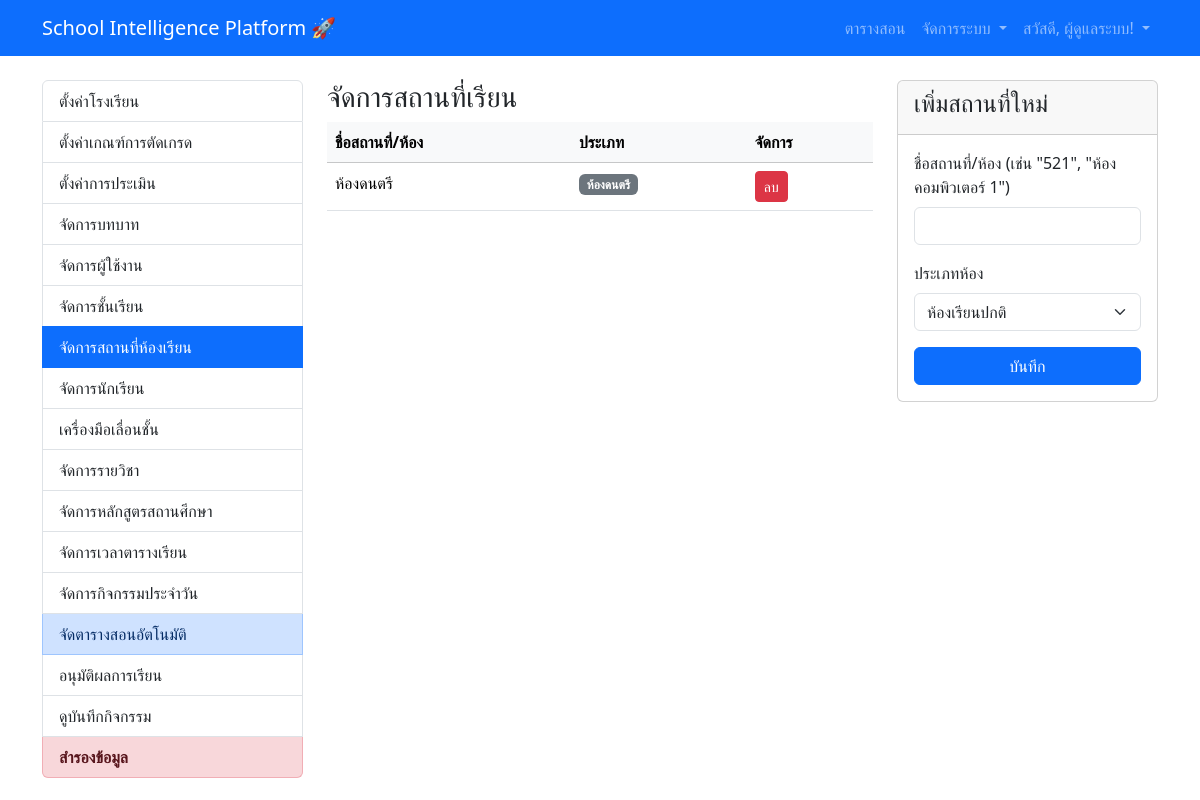
/admin/rooms (signed in), run on the app's committed database.
### V1.0/app/models.py (models this page shows, shortened)
class User(UserMixin, db.Model):
    id = db.Column(db.Integer, primary_key=True)
    username = db.Column(db.String(64), index=True, unique=True)
    password_hash = db.Column(db.String(256))
    full_name = db.Column(db.String(120))
    status = db.Column(db.String(50), default='Active')
    department = db.Column(db.String(120), index=True)
    max_periods_per_day = db.Column(db.Integer)
    max_periods_per_week = db.Column(db.Integer)
    roles = db.relationship('Role', secondary=user_roles, lazy='subquery',
                            backref=db.backref('users', lazy=True))
    activity_logs = db.relationship('ActivityLog', backref='user', lazy='dynamic')
    courses_taught = db.relationship('Course', backref='teacher', lazy='dynamic')
    advised_class_groups = db.relationship('ClassGroup', secondary=class_group_advisors, back_populates='advisors')

class Room(db.Model):
    id = db.Column(db.Integer, primary_key=True)
    name = db.Column(db.String(100), unique=True, nullable=False)
    room_type = db.Column(db.String(50), default='ห้องเรียนปกติ', index=True)
    courses = db.relationship('Course', back_populates='room')

### V1.0/app/admin/routes.py (the view)
@bp.route('/rooms', methods=['GET', 'POST'])
@login_required
@admin_required
def manage_rooms():
    form = RoomForm()
    if form.validate_on_submit():
        new_room = Room(name=form.name.data, room_type=form.room_type.data)
        db.session.add(new_room)
        db.session.commit()
        flash('เพิ่มสถานที่ใหม่เรียบร้อยแล้ว')
        return redirect(url_for('admin.manage_rooms'))
    rooms = Room.query.order_by('name').all()
    return render_template('admin/manage_rooms.html',
                           title='จัดการสถานที่เรียน',
                           form=form,
                           rooms=rooms)

### V1.0/app/forms.py
class RoomForm(FlaskForm):
    name = StringField('ชื่อสถานที่/ห้อง (เช่น "521", "ห้องคอมพิวเตอร์ 1")', validators=[DataRequired()])
    room_type = SelectField('ประเภทห้อง', choices=[
        ('ห้องเรียนปกติ', 'ห้องเรียนปกติ'),
        ('ห้องปฏิบัติการวิทยาศาสตร์', 'ห้องปฏิบัติการวิทยาศาสตร์'),
        ('ห้องคอมพิวเตอร์', 'ห้องคอมพิวเตอร์'),
        ('ห้องดนตรี', 'ห้องดนตรี'),
        ('ห้องศิลปะ', 'ห้องศิลปะ')
    ], validators=[DataRequired()])
    submit = SubmitField('บันทึก')

### V1.0/app/templates/admin/manage_rooms.html (shortened to what this page needs)
{% extends "base.html" %}
{% block content %}
<div class="row">
    <div class="col-md-3">
        {% include 'admin/_admin_menu.html' %}
    </div>
    <div class="col-md-9">
        <div class="row">
            <div class="col-md-8">
                <h3>จัดการสถานที่เรียน</h3>
                <table class="table table-hover">
                    <thead class="table-light">
                        <tr><th>ชื่อสถานที่/ห้อง</th><th>ประเภท</th><th>จัดการ</th></tr>
                    </thead>
                    <tbody>
                        {% for room in rooms %}
                        <tr>
                            <td>{{ room.name }}</td>
                            <td><span class="badge bg-secondary">{{ room.room_type }}</span></td>
                            <td>
                                <form action="{{ url_for('admin.delete_room', id=room.id) }}" method="POST" onsubmit="return confirm('ท่านแน่ใจหรือไม่ว่าต้องการลบสถานที่นี้?');">
                                    <button type="submit" class="btn btn-danger btn-sm">ลบ</button>
                                </form>
                            </td>
                        </tr>
                        {% endfor %}
                    </tbody>
                </table>
            </div>
            <div class="col-md-4">
                <div class="card">
                    <div class="card-header"><h4>เพิ่มสถานที่ใหม่</h4></div>
                    <div class="card-body">
                        <form method="POST">
                            <div class="mb-3">{{ form.name.label(class="form-label") }}{{ form.name(class="form-control") }}</div>
                            <div class="mb-3">{{ form.room_type.label(class="form-label") }}{{ form.room_type(class="form-select") }}</div>
                            {{ form.submit(class="btn btn-primary w-100") }}
                        </form>
                    </div>
                </div>
            </div>
        </div>
    </div>
</div>
{% endblock %}

### V1.0/app/templates/base.html (shortened to what this page needs)
<!doctype html>
<html lang="th">
<head>
    <link href="https://cdn.jsdelivr.net/npm/bootstrap@5.3.3/dist/css/bootstrap.min.css" rel="stylesheet">
</head>
<body>
    <nav class="navbar navbar-expand-lg navbar-dark bg-primary">
        <div class="container">
            <a class="navbar-brand" href="{{ url_for('main.index') }}">School Intelligence Platform 🚀</a>
            <div class="collapse navbar-collapse" id="navbarNav">
<ul class="navbar-nav ms-auto">
    {% if current_user.is_anonymous %}
        <li class="nav-item"><a class="nav-link" href="{{ url_for('auth.login') }}">เข้าสู่ระบบ</a></li>
    {% else %}
        {% if not current_user.is_anonymous %}
        <li class="nav-item">
            <a class="nav-link" href="{{ url_for('main.view_timetable') }}">
                 ตารางสอน
            </a>
        </li>
        {% endif %}
{% if 'admin' in current_user.roles|map(attribute='key') %}
<li class="nav-item dropdown">
    <a class="nav-link dropdown-toggle" href="#" id="adminDropdown" role="button" data-bs-toggle="dropdown" aria-expanded="false">
         จัดการระบบ
    </a>
</li>
{% endif %}
        <li class="nav-item dropdown">
            <a class="nav-link dropdown-toggle" href="#" id="userDropdown" role="button" data-bs-toggle="dropdown" aria-expanded="false">
                สวัสดี, {{ current_user.full_name }}!
            </a>
        </li>
    {% endif %}
</ul>
            </div>
        </div>
    </nav>
    <main class="container mt-4">
        {% block content %}{% endblock %}
    </main>
</body>
</html>

### data on the page
User: full_name "ผู้ดูแลระบบ"
Room: name "ห้องดนตรี", room_type "ห้องดนตรี"
